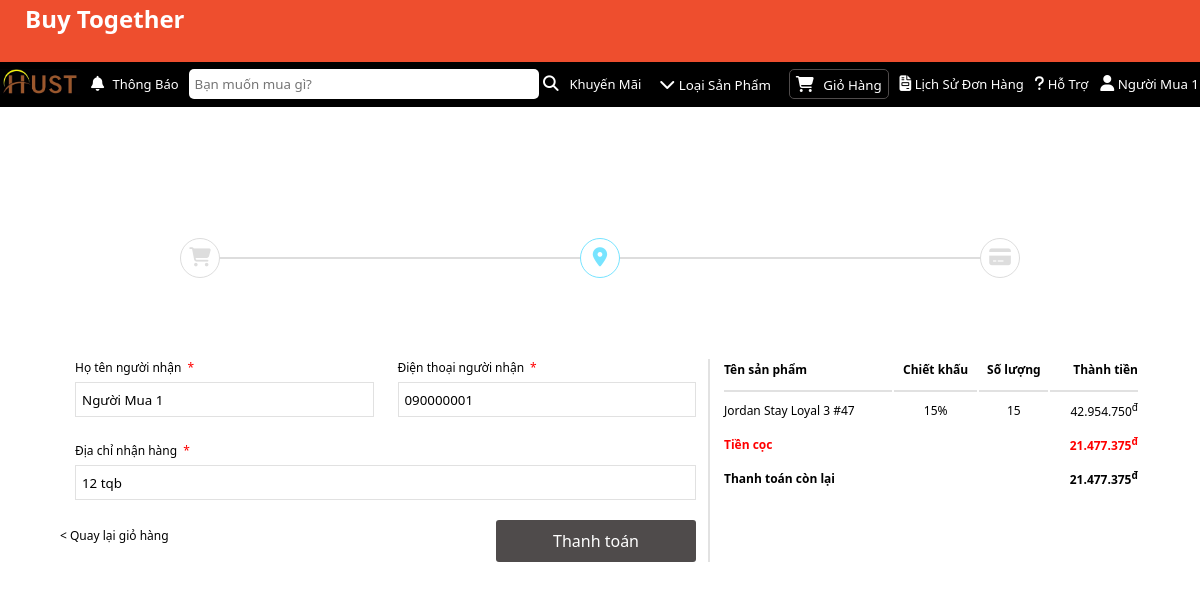
Screenshot of /delivery.php?order_id=32&user_id=24 with the database file from the repository.
### tables this page shows
CREATE TABLE `user` (
  `user_id` int(11) NOT NULL,
  `user_name` varchar(255) NOT NULL,
  `user_phone` varchar(10) NOT NULL,
  `user_dob` date NOT NULL,
  `user_type` int(11) NOT NULL,
  `user_email` varchar(255) NOT NULL,
  `user_address` varchar(255) NOT NULL,
  `user_password` varchar(255) NOT NULL
);

CREATE TABLE `product` (
  `product_id` int(11) NOT NULL,
  `brand_id` int(11) NOT NULL,
  `user_id` int(11) NOT NULL,
  `product_name` varchar(255) NOT NULL,
  `product_price` int(25) NOT NULL,
  `product_sale_price` int(25) NOT NULL,
  `product_description` varchar(5000) NOT NULL,
  `product_main_image` varchar(255) NOT NULL,
  `product_priority` int(11) NOT NULL
);

CREATE TABLE `campaign` (
  `campaign_id` int(11) NOT NULL,
  `product_id` int(11) NOT NULL,
  `discount_id` int(11) NOT NULL,
  `product_sum` int(11) NOT NULL,
  `product_value_discount` int(50) NOT NULL,
  `total_value_discount` int(50) NOT NULL,
  `time_start` date DEFAULT NULL,
  `time_end` date DEFAULT NULL
);

CREATE TABLE `discount` (
  `discount_id` int(11) NOT NULL,
  `user_id` int(11) NOT NULL,
  `product_id` int(11) NOT NULL,
  `discount_point` int(9) NOT NULL,
  `discount_value` float NOT NULL
);

CREATE TABLE `order_tbl` (
  `order_id` int(11) NOT NULL,
  `user_id` int(11) NOT NULL,
  `campaign_id` int(11) NOT NULL,
  `quantity` int(11) NOT NULL,
  `price_discount` int(50) NOT NULL,
  `down_payment` int(50) NOT NULL,
  `order_condition` int(11) NOT NULL
);

### admin/class/database.php (called while the page is built, shortened)
<?php
Class Database{
    public $host    = DB_HOST;
    public $user    = DB_USER;
    public $pass    = DB_PASS;
    public $dbname  = DB_NAME;
    public $link;
    private function connectDB(){
        $this->link = new mysqli($this->host, $this->user, $this->pass,
        $this->dbname);
    }
    public function select($query){
        $result = $this->link->query($query) or
        die($this->link->error.__LINE__);
        if($result->num_rows > 0){
            return $result;
        } else {
            return false;
        }
    }
}

### admin/class/user_class.php (called while the page is built, shortened)
<?php
include_once "database.php";
class user{
    private $db;
    public function __construct(){
        $this -> db = new Database();
    }
    public function get_user($user_id){
        $query = "SELECT * FROM user WHERE user_id = '$user_id'";
        $result = $this -> db -> select($query);
        return $result;
    }
}
?>

### admin/class/order_class.php (called while the page is built, shortened)
<?php
include_once "database.php";
include_once "campaign_class.php";
class order{
    private $db;
    public function __construct(){
        $this -> db = new Database();
    }
    public function get_order($order_id){
        $query = "SELECT * FROM order_tbl WHERE order_id = '$order_id'";
        $result = $this -> db -> select($query);
        return $result;
    }
}
?>

### admin/class/campaign_class.php (called while the page is built, shortened)
<?php
include_once "database.php";
class campaign{
    private $db;
    public function __construct(){
        $this -> db = new Database();
    }
    public function get_campaign($campaign_id){
        $query = "SELECT campaign.*, discount.discount_value FROM campaign INNER JOIN discount
                ON campaign.discount_id = discount.discount_id WHERE campaign_id = $campaign_id
                ORDER BY campaign_id DESC";
        $result = $this -> db -> select($query);
        return $result;
    }
}
?>

### admin/class/product_class.php (called while the page is built, shortened)
<?php
include_once "database.php";
include_once "campaign_class.php";
class product{
    private $db;
    public function __construct(){
        $this -> db = new Database();
    }
    public function get_product($product_id){
        $query = "SELECT * FROM product WHERE product_id = '$product_id'";
        $result = $this -> db -> select($query);
        return $result;
    }
}
?>

### admin/helpers/format.php (called while the page is built, shortened)
<?php
class Format{
    public function format_currency($n=0){
        $n = (string)$n;
        $n = strrev($n);
        $res = '';
        for($i=0; $i<strlen($n); $i++){
            if($i%3==0 && $i!=0){
                $res.='.';
            }
            $res.=$n[$i];
        }
        $res = strrev($res);
        return $res;
    }
}
?>

### delivery.php (the view, shortened to what this page needs)
<?php
include_once "admin/class/user_class.php";
include_once "admin/class/order_class.php";
include_once "admin/class/product_class.php";
include_once "admin/class/campaign_class.php";
include_once "admin/helpers/format.php";
if(!isset($_GET['user_id']) || $_GET['user_id'] == NULL || !isset($_GET['order_id']) || $_GET['order_id'] == NULL){
    echo "<script>window.location = 'login.php'</script>";
}else{
    $user_id = $_GET['user_id'];
    $order_id = $_GET['order_id'];
}
$user = new user;
$order = new order;
$product = new product;
$campaign = new campaign;
$fm = new format;
$get_user = $user -> get_user($user_id);
$temp_user = $get_user -> fetch_assoc();
$get_order = $order -> get_order($order_id);
$temp_order = $get_order -> fetch_assoc();
$campaign_id = $temp_order['campaign_id'];
$get_campaign = $campaign -> get_campaign($campaign_id);
$temp_campaign = $get_campaign -> fetch_assoc();
$product_id = $temp_campaign['product_id'];
$discount_value = $temp_campaign['discount_value'];
$get_product = $product -> get_product($product_id);
$temp_product = $get_product -> fetch_assoc();
?>
<?php
$user_name = $temp_user['user_name'];
?>
<!DOCTYPE html>
<html lang="vi">
<head>
    <link rel="stylesheet" href="css/homepage.css">
</head>
<body>
    <header>
        <span><a href="homepage.php?user_id=<?php echo $user_id?>" class="BuyTogether"> Buy Together</a></span>
    </header>
    <main>
        <nav>
            <div class="con3">
                <ul>
                    <li> <a href=""> <img class="logosan" src="images/logo sàn .png" alt="" width="80px"></a></li>
                    <li> <a href=""> <i class="fa-solid fa-bell"></i> Thông Báo </a></li>
                    <li> <input type="text" placeholder="Bạn muốn mua gì?" name="Search" id="Search"> <i
                            class="fa-solid fa-magnifying-glass"></i> </li>
                    <li> <a href=""> Khuyến Mãi </a></li>
                    <li> <button> <i class="fa-solid fa-chevron-down"></i> Loại Sản Phẩm </button>
                    </li>
                    <li> <a href="cart.php?user_id=<?php echo $user_id?>"> <button> <i class="fa-solid fa-cart-shopping"></i> Giỏ Hàng </button></a>
                    </li>
                    <li> <a href="history.php?user_id=<?php echo $user_id?>"> <i class="fa-solid fa-file-invoice"></i> Lịch Sử Đơn Hàng </a></li>
                    <li> <a href=""> <i class="fa-solid fa-question"></i> Hỗ Trợ </a></li>
                    <li> <button>  <i class="fa-solid fa-user"></i> <?php echo $user_name?>  </button>
                    </li>
                </ul>
            </div>
        </nav>
<section class="delivery">
    <div class="container">
        <div class="delivery-top-wrap">
             <div class="delivery-top">
                    <div class="delivery-top-cart delivery-top-item ">
                        <i class="fa-solid fa-cart-shopping "></i>
                    </div>
                    <div class="delivery-top-address delivery-top-item">
                         <i class="fa-solid fa-location-dot "></i>
                     </div>
                    <div class="delivery-top-payment delivery-top-item">
                        <i class="fa-solid fa-credit-card "></i>
                    </div>
            </div>
        </div>
     </div>
<div class="container">
    <form action="" method="POST">
        <div class="delivery-content row">
            <div class="delivery-content-left">
                <div class="delivery-content-left-input-top row">
                        <div class="delivery-content-left-input-top-item">
                            <label for="user_name">Họ tên người nhận<span style="color: red;">*</span> </label>
                            <input type="text" name="user_name" value="<?php echo $temp_user['user_name']?>">
                        </div>
                        <div class="delivery-content-left-input-top-item">
                            <label for="">Điện thoại người nhận<span style="color: red;">*</span> </label>
                            <input type="text" name="user_phone" value="<?php echo $temp_user['user_phone']?>">
                        </div>
                    </div>
                    <div class="delivery-content-left-input-bottom">
                        <label for="">Địa chỉ nhận hàng<span style="color: red;">*</span> </label>
                        <input type="text" name="user_address" value="<?php echo $temp_user['user_address']?>">
                    </div>
            <div class="delivery-content-left-button row">
                <a href="cart.php?user_id=<?php echo $user_id?>"> &#60; Quay lại giỏ hàng</a>
                <button class="button" type="submit">Thanh toán </button>
            </div>
        </div>
    </form>
    <div class="delivery-content-right">
        <table>
            <tr>
                <th>Tên sản phẩm</th>
                <th>Chiết khấu</th>
                <th>Số lượng</th>
                <th>Thành tiền</th>
            </tr>
            <tr>
                <td><?php echo $temp_product['product_name']?> #<?php echo $temp_product['product_id']?></td>
                <td><?php echo $discount_value?>%</td>
                <td><?php echo $temp_order['quantity']?></td>
                <td><?php echo $fm -> format_currency($temp_order['price_discount'])?><sup>đ</sup></td>
            </tr>
            <tr>
                <td colspan="3" style="font-weight: bold; color: red;">Tiền cọc</td>
                <td style="font-weight: bold; color: red;"><p><?php echo $fm -> format_currency($temp_order['down_payment'])?><sup>đ</sup></p></td>
            </tr>
            <tr>
                <td colspan="3" style="font-weight: bold;">Thanh toán còn lại</td>
                <td style="font-weight: bold;"><p><?php echo $fm -> format_currency($temp_order['price_discount']-$temp_order['down_payment']) ?><sup>đ</sup></p></td>
            </tr>
        </table>
    </div>
</div>
</section>
</body>

### css/homepage.css (style rules this page uses)
* { margin: 0; padding: 0; box-sizing: border-box; font-family: system-ui, -apple-system, BlinkMacSystemFont, 'Segoe UI', Roboto, Oxygen, Ubuntu, Cantarell, 'Open Sans', 'Helvetica Neue', sans-serif; }
header { background-color: #ee4e2e; padding: 20px; }
li { list-style: none; }
ul { list-style: none; }
a { text-decoration: none; }
header a { color: #fff; font-size: 10px; padding: 5px; font-weight: bold; }
a.BuyTogether { font-size: 1.5rem; font-weight: 600; padding: 0; float: left; margin-top: -18px; margin-left: 5px; }
body main nav { background-color: black; height: 45px; }
div.con3 { max-width: 1400px; margin: auto; }
body main nav ul { display: flex; justify-content: space-between; align-items: center; }
body main nav ul li, a { color: white; font-size: 13px; margin-top: 7px; }
body main nav ul li:nth-child(2) i { color:white; font-size: 15px; margin-right: 5px; }
body main nav ul li:nth-child(2) a { color: white; }
body main nav ul li:nth-child(3) input { height: 30px; width: 350px; border-radius: 5px; border: none; padding-left: 5px; outline: none; }
body main nav ul li:nth-child(3) { position: relative; }
body main nav ul li:nth-child(5) button { height: 30px; padding: 6px; border-radius: 5px; cursor: pointer; background-color: transparent; color: white; border: 1px solid #000000; transition: all, 0.3s, ease; }
body main nav ul li:nth-child(6) button { height: 30px; padding: 6px; border-radius: 5px; cursor: pointer; background-color: transparent; color: white; border: 1px solid #4f4b4b; transition: all, 0.3s, ease; }
body main nav ul li:nth-child(6) button i { margin-right: 6px; }
body main nav ul li:nth-child(9) button { height: 30px; border-radius: 5px; cursor: pointer; background-color: transparent; color: white; border: 1px solid #000000; transition: all, 0.3s, ease; }
.row { display: flex; flex-wrap: wrap; }
.product-top p, span { margin: 0 6px ; font-size: 12px; }
.product-content-right-product-button p,i { font-size: larger; justify-content: center; transition: all 0.4s ease; }
.delivery { padding: 100px 0; }
.delivery-top-wrap { display: flex; justify-content: center; align-items: center; }
.delivery-top { height: 2px; width: 70%; background-color: #ddd; display: flex; justify-content: space-between; align-items: center; margin: 50px 0 100px; }
.delivery-top-item { width: 40px; height: 40px; border-radius: 50%; border: 1px solid #ddd; display: flex; align-items: center; justify-content: center; background-color: #fff; }
.delivery-top-item i { color: #ddd; }
.delivery-top-address { border: 1px solid #77e4ff; }
.delivery-top-address i { color: #77e4ff; }
.delivery-content { width: 90%; margin-left: 5%; }
.delivery-content-left { width: 60%; padding-right: 12px; }
.delivery-content-left label { font-size: 12px; margin-bottom: 6px; display: block; }
.delivery-content-left-input-top { justify-content: space-between; margin-left: 15px; }
.delivery-content-left-input-bottom { margin-left: 15px; margin-top: 4%; }
.delivery-content-left-input-top-item { width: calc(50% - 12px); }
.delivery-content-left-input-top-item input { width: 100%; height: 35px; border: 1px solid #dddd; padding-left: 6px; }
.delivery-content-left-input-bottom input { width: 100%; height: 35px; border: 1px solid #dddd; padding-left: 6px; }
.delivery-content-left-button a { display: inline-block; font-size: 12px; color: #000000; }
.delivery-content-left-button { justify-content: space-between; padding-top: 20px; }
.button { cursor: pointer; padding: 10px; width: 200px; background-color: #4f4b4b; color: #fff; border: none; border-radius: 3px; transition: all 0.3s ease; text-align: center; font-size: 1rem; }
.delivery-content-right { width: 40%; padding-left: 12px; border-left: 2px solid #dddd; height: auto; margin-right: 0px; }
.delivery-content-right table { width: 100%; font-size: 12px; text-align: center; }
.delivery-content-right table tr th:first-child { text-align: left; }
.delivery-content-right table tr th { padding-bottom: 12px; border-bottom: 2px solid #dddd ; }
.delivery-content-right table tr th:last-child { text-align: right; }
.delivery-content-right table tr td { padding: 6px 0; }
.delivery-content-right table tr:nth-child(4) { border-top: 2px solid #dddd; }
.delivery-content-right table tr td:last-child { text-align: right; margin-right: 5px; }
.delivery-content-right table tr td:first-child { text-align: left; }
.payment-content-left p, label { font-size: 12px; }

### rows the page displays
user: user_name "Người Mua 1", user_phone "090000001", user_address "12 tqb"
product: product_name "Jordan Stay Loyal 3", product_id "47"
campaign: discount.discount_value "15"
order_tbl: quantity "15", price_discount "42.954.750", down_payment "21.477.375", price_discount+down_payment "21.477.375"
